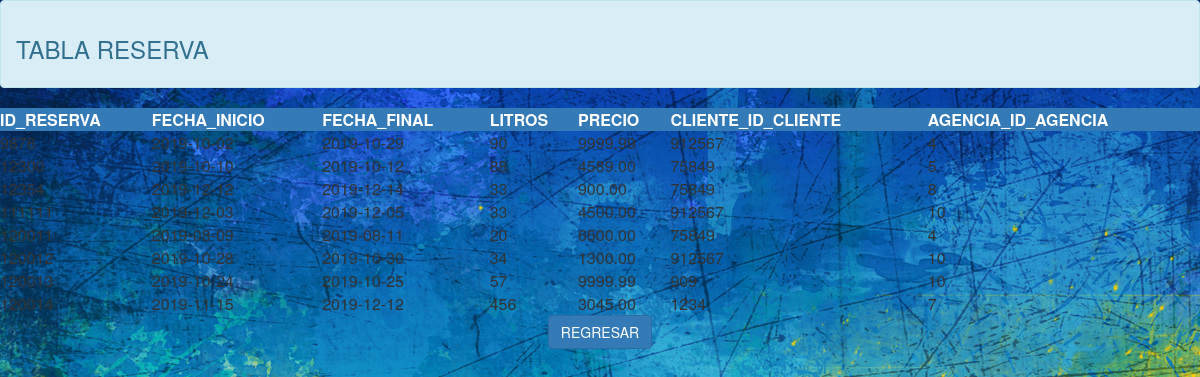
The page /consulta_tabla_reserva.php on the database its author committed.
### tables this page shows
CREATE TABLE `reserva` (
  `id_reserva` int(11) NOT NULL,
  `fecha_inicio` date NOT NULL,
  `fecha_final` date NOT NULL,
  `litros` int(11) NOT NULL,
  `precio` decimal(6,2) NOT NULL,
  `cliente_id_cliente` int(11) NOT NULL,
  `agencia_id_agencia1` int(11) NOT NULL
);

### consulta_tabla_reserva.php (the view, shortened to what this page needs)
<?php
	$host = "localhost";
	$basededatos = "proyecto_coches";
	$usuariodb = "baseDatosProyecto";
    $clavedb = "170869efrain1998";
    try {
        $conexion = new PDO('mysql:host='.$host.';dbname='.$basededatos, $usuariodb, $clavedb);
    }
    catch (PDOException $e)
    {
        print "¡Error!: " . $e->getMessage() . "<br/>";
        die();
    }
?>
<html lang="es">
	<head>
		<link rel="stylesheet" href="https://maxcdn.bootstrapcdn.com/bootstrap/3.3.7/css/bootstrap.min.css">
	</head>
	<body>
		<header>
			<div class="alert alert-info">
			<h3>TABLA RESERVA</h3>
			</div>
		</header>
		<section>
			<table class="col-md-12">
				<tr class="bg-primary">
					<th class="pad-basic">ID_RESERVA</th>
					<th class="pad-basic">FECHA_INICIO</th>
                    <th class="pad-basic">FECHA_FINAL</th>
                    <th class="pad-basic">LITROS</th>
                    <th class="pad-basic">PRECIO</th>
                    <th class="pad-basic">CLIENTE_ID_CLIENTE</th>
                    <th class="pad-basic">AGENCIA_ID_AGENCIA</th>
				<tr>
				<?php
				$query="SELECT * FROM reserva";
				$consulta=$conexion->query($query);
				while ($fila=$consulta->fetch(PDO::FETCH_ASSOC))
					{
						echo'
						<tr>
						<td>'.$fila['id_reserva'].'</td>
                        <td>'.$fila['fecha_inicio'].'</td>
                        <td>'.$fila['fecha_final'].'</td>
                        <td>'.$fila['litros'].'</td>
                        <td>'.$fila['precio'].'</td>
                        <td>'.$fila['cliente_id_cliente'].'</td>
                        <td>'.$fila['agencia_id_agencia1'].'</td>
						</tr>
						';
                    }
				?>
			</table>
		</section>
		<center>
		<br><br>
		<input type="button" value="REGRESAR" class="btn btn-primary" onclick="location.href='registro_reserva.php' "name="atras"/>
	    </center>
</body>
</html>

### consulta_tabla_reserva.php (style rules this page uses)
body { background-image: url("yellow_blue.jpg"); }

### rows shown on the page
reserva: id_reserva "9876", fecha_inicio "2019-10-02", fecha_final "2019-10-29", litros "90", precio "9999.99", cliente_id_cliente "912567", agencia_id_agencia1 "4"
reserva: id_reserva "12300", fecha_inicio "2019-10-10", fecha_final "2019-10-12", litros "88", precio "4589.00", cliente_id_cliente "75849", agencia_id_agencia1 "5"
reserva: id_reserva "12354", fecha_inicio "2019-12-12", fecha_final "2019-12-14", litros "33", precio "900.00", cliente_id_cliente "75849", agencia_id_agencia1 "8"
reserva: id_reserva "111111", fecha_inicio "2019-12-03", fecha_final "2019-12-05", litros "33", precio "4500.00", cliente_id_cliente "912567", agencia_id_agencia1 "10"
reserva: id_reserva "120011", fecha_inicio "2019-08-09", fecha_final "2019-08-11", litros "20", precio "6500.00", cliente_id_cliente "75849", agencia_id_agencia1 "4"
reserva: id_reserva "120012", fecha_inicio "2019-10-28", fecha_final "2019-10-30", litros "34", precio "1300.00", cliente_id_cliente "912567", agencia_id_agencia1 "10"
reserva: id_reserva "120013", fecha_inicio "2019-10-24", fecha_final "2019-10-25", litros "57", precio "9999.99", cliente_id_cliente "909", agencia_id_agencia1 "10"
reserva: id_reserva "120014", fecha_inicio "2019-11-15", fecha_final "2019-12-12", litros "456", precio "3045.00", cliente_id_cliente "1234", agencia_id_agencia1 "7"
